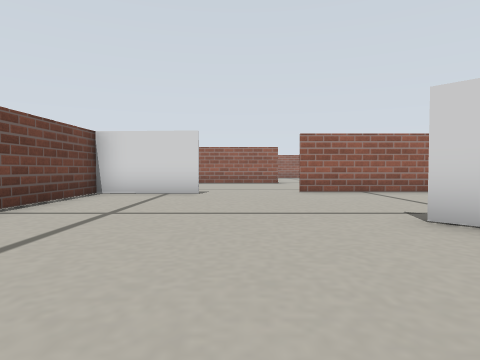
[1] (above)

21 first-person views from a walk through a Gazebo world. The camera is 0.12 m above the floor, tilts 2° down and sees 75° across. The floor is counted in squares, 0.2 m on a side. Each view is taken from the middle of a square. On the plan, view 1 faces up. The plan holds only what a view shows up to about 9 squares ahead; the rest is blank. Some surface patterns are stand-ins.

[2]
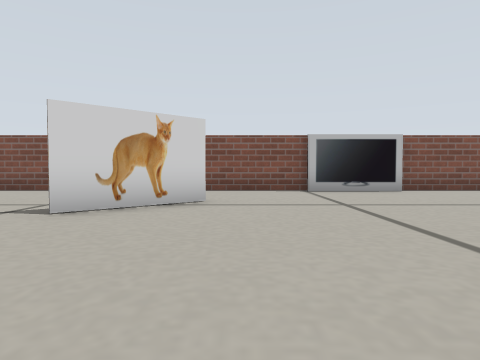

[3]
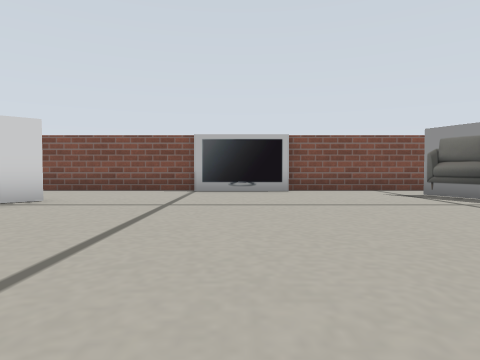

[4]
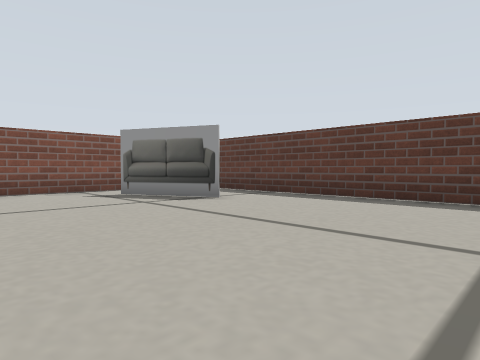

[5]
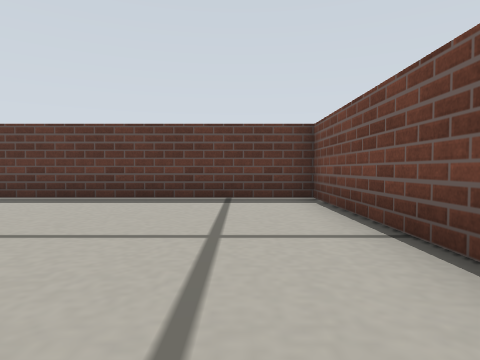

[6]
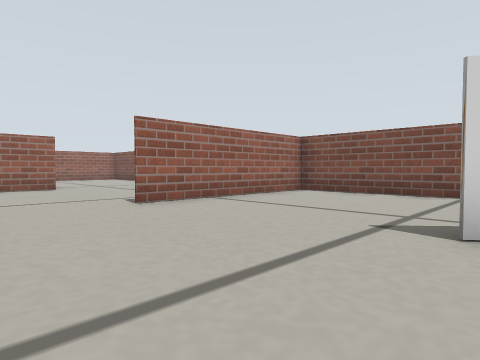

[7]
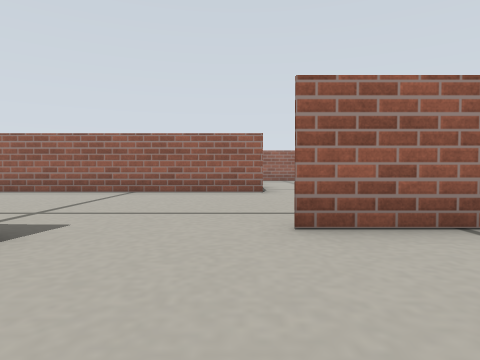

[8]
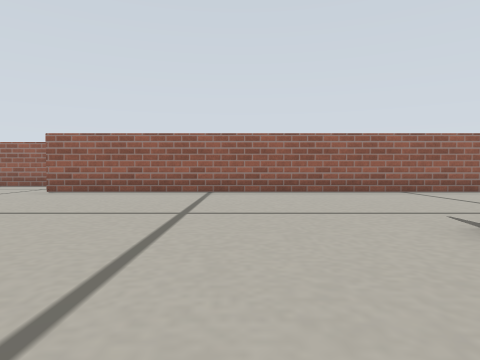

[9]
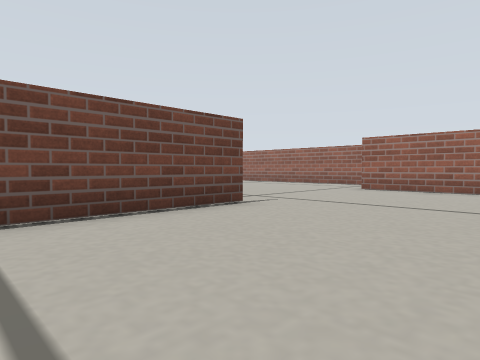

[10]
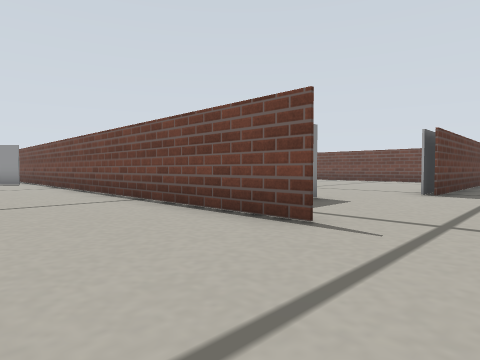

[11]
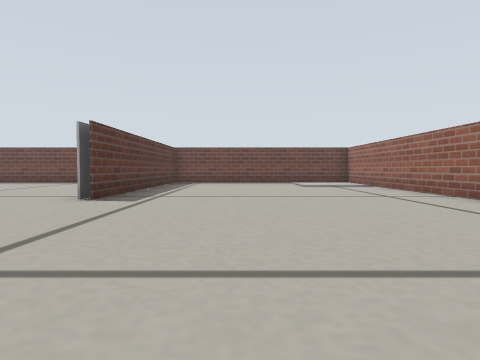

[12]
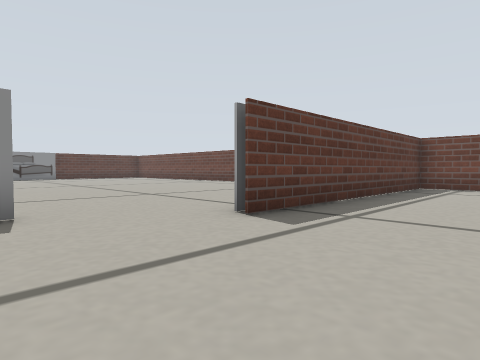

[13]
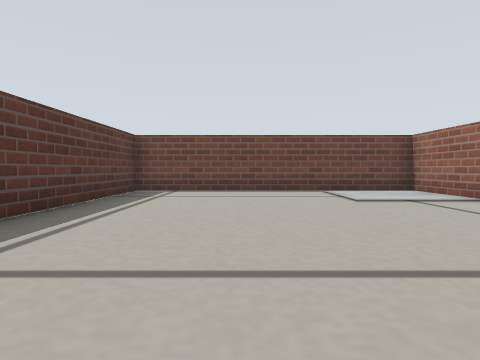

[14]
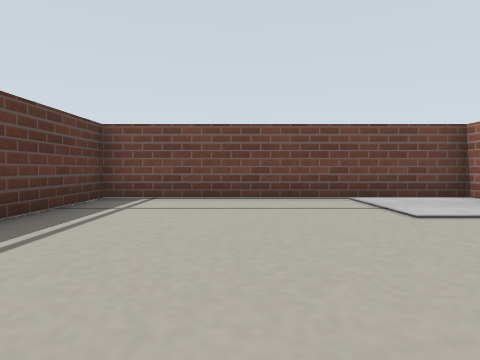

[15]
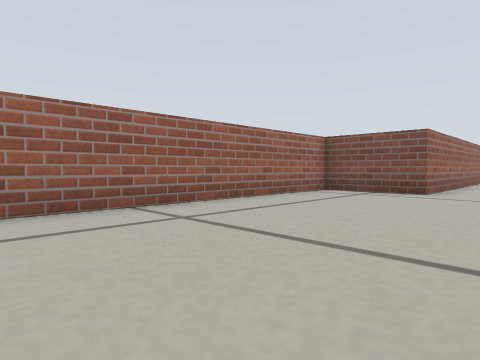

[16]
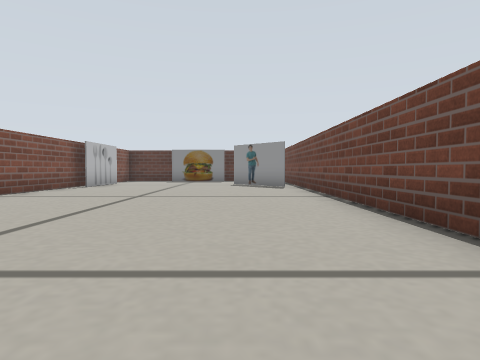

[17]
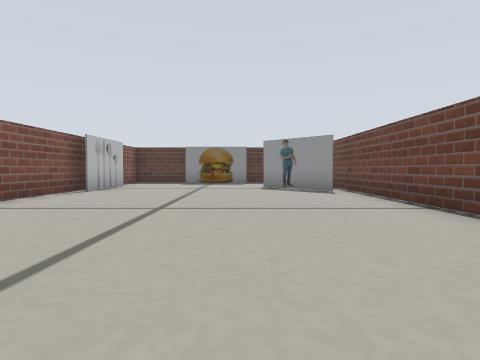

[18]
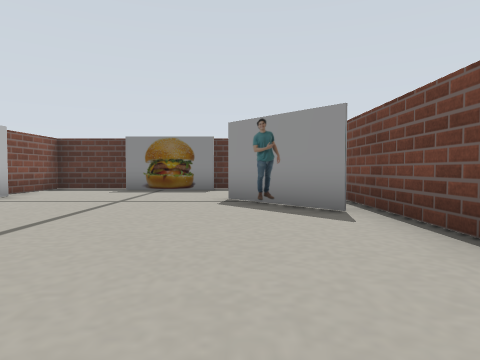

[19]
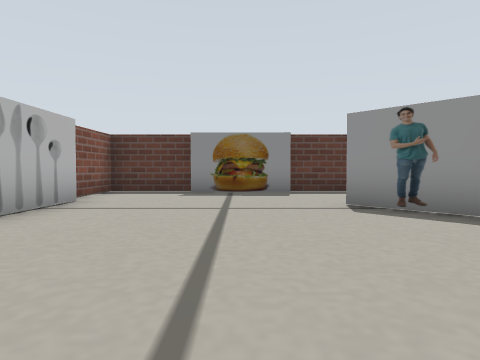

[20]
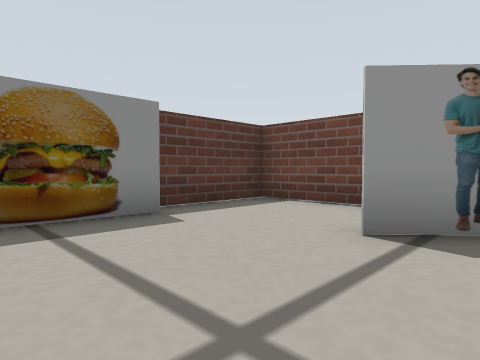

[21]
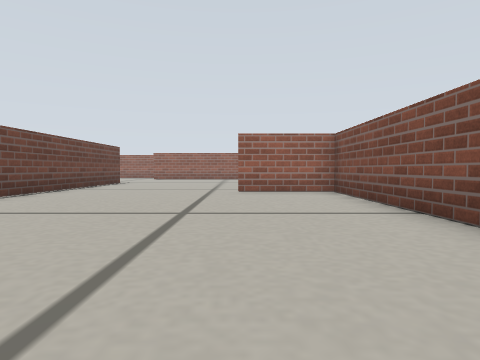

### Floor plan
Points are (right, up) in squares from view 1. A wall is a line through its corners. A room is listed if a view was taken in it or the views show most of it. See-through windows are left out.
Room 1 (views 1, 2, 3, 4, 5, 6, 7, 8, 9, 10, 11, 16, 17, 18, 19, 20, 21)
walls: (-3.6, -4.5) (-3.6, 3.1) (-6.1, 3.1); (-0.9, 7.5) (-3.5, 7.6) (-3.5, 4.5); (-3.5, -6.4) (-3.5, -9.4); (6.5, -0.9) (6.5, 8.1) (1.5, 8.1); (-3.6, -9.4) (-3.6, -7.2); (-5.8, -9.4) (4.5, -9.4); (-11, 8.1) (-11, -9.4) (-8.4, -9.4); (6.5, -7.1) (6.5, -3.2); (1.6, 13) (-11, 13)
ways out: opening at (-11, 10.5) to room 2; opening at (2, 10.5)
objects: person (-10, -6) to (-9, -5); patterned box (-8, -9) to (-7, -9); table (-4, -6) to (-4, -5); white box (2, 2) to (4, 3); sofa (3, -7) to (5, -6); other object (6, -3) to (6, -1)
Room 2 (views 12, 13, 14, 15)
walls: (-17, 7.9) (-15.9, 7.9); (-21, 15.6) (-23.4, 15.6) (-23.4, 8.2) (-15.9, 8.2); (-11, 13) (-11, 15.6) (-19, 15.6)
ways out: opening at (-11, 10.5) to room 1; opening at (-14.5, 8)

Where each view was taken, in squares from view 1:
view 1: 0 up, 0 right, facing up
view 2: 1 up, 2 left, facing right
view 3: 2 down, 2 left, facing right
view 4: 3 down, 2 left, facing down-right
view 5: 3 down, 2 left, facing down
view 6: 3 up, 1 left, facing up-right
view 7: 5 up, 1 right, facing up
view 8: 5 up, 6 left, facing up
view 9: 4 up, 7 left, facing up-left
view 10: 10 up, 8 left, facing down-left
view 11: 11 up, 10 left, facing left
view 12: 11 up, 13 left, facing down-left
view 13: 11 up, 15 left, facing left
view 14: 11 up, 17 left, facing left
view 15: 11 up, 19 left, facing up-right
view 16: 6 up, 9 left, facing down
view 17: 4 up, 8 left, facing down
view 18: 0 up, 9 left, facing down
view 19: 1 down, 7 left, facing down
view 20: 5 down, 6 left, facing down-left
view 21: 5 down, 6 left, facing up
